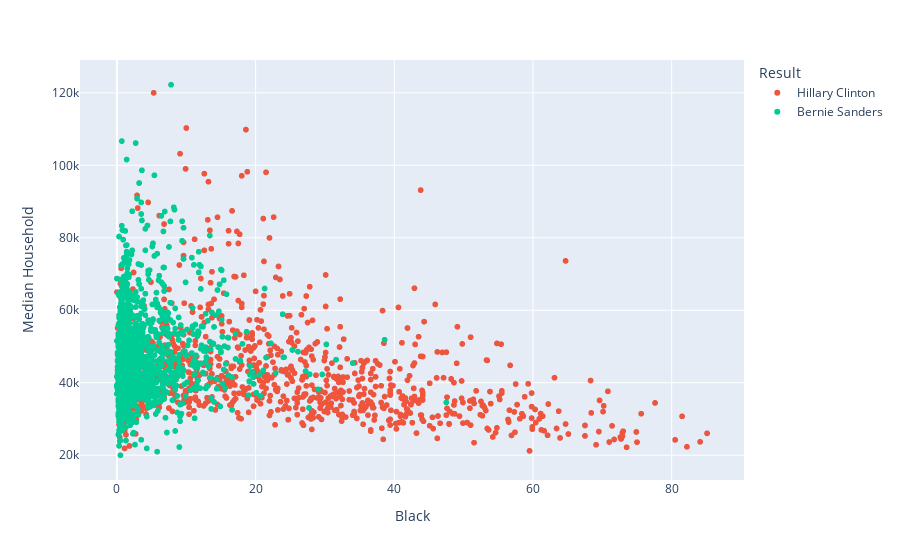

The notebook cell saved with this chart:
### Code cell
import plotly.express as px
fig = px.scatter(Dem, x='Black', y='Median Household', color='Result',)
fig.show()

### Figure 1 — Plotly figure (JSON) as saved in the notebook; plotly's stock layout.template omitted (floating-point values rounded to 4 significant figures; data arrays with more than 128 entries replaced by an {"elided": "..."} marker saying what was removed)
{"data": [{"hovertemplate": "Result=<br>Black=%{x}<br>Median Household=%{y}<extra></extra>", "legendgroup": "", "marker": {"color": "#636efa", "symbol": "circle"}, "mode": "markers", "name": "", "showlegend": false, "type": "scattergl", "x": {"elided": "1737 float values"}, "xaxis": "x", "y": {"elided": "1737 int values"}, "yaxis": "y"}, {"hovertemplate": "Result=Hillary Clinton<br>Black=%{x}<br>Median Household=%{y}<extra></extra>", "legendgroup": "Hillary Clinton", "marker": {"color": "#EF553B", "symbol": "circle"}, "mode": "markers", "name": "Hillary Clinton", "showlegend": true, "type": "scattergl", "x": {"elided": "2307 float values"}, "xaxis": "x", "y": {"elided": "2307 int values"}, "yaxis": "y"}, {"hovertemplate": "Result=Bernie Sanders<br>Black=%{x}<br>Median Household=%{y}<extra></extra>", "legendgroup": "Bernie Sanders", "marker": {"color": "#00cc96", "symbol": "circle"}, "mode": "markers", "name": "Bernie Sanders", "showlegend": true, "type": "scattergl", "x": {"elided": "1750 float values"}, "xaxis": "x", "y": {"elided": "1750 int values"}, "yaxis": "y"}], "layout": {"legend": {"title": {"text": "Result"}, "tracegroupgap": 0}, "margin": {"t": 60}, "xaxis": {"anchor": "y", "domain": [0, 1], "title": {"text": "Black"}}, "yaxis": {"anchor": "x", "domain": [0, 1], "title": {"text": "Median Household"}}}}
